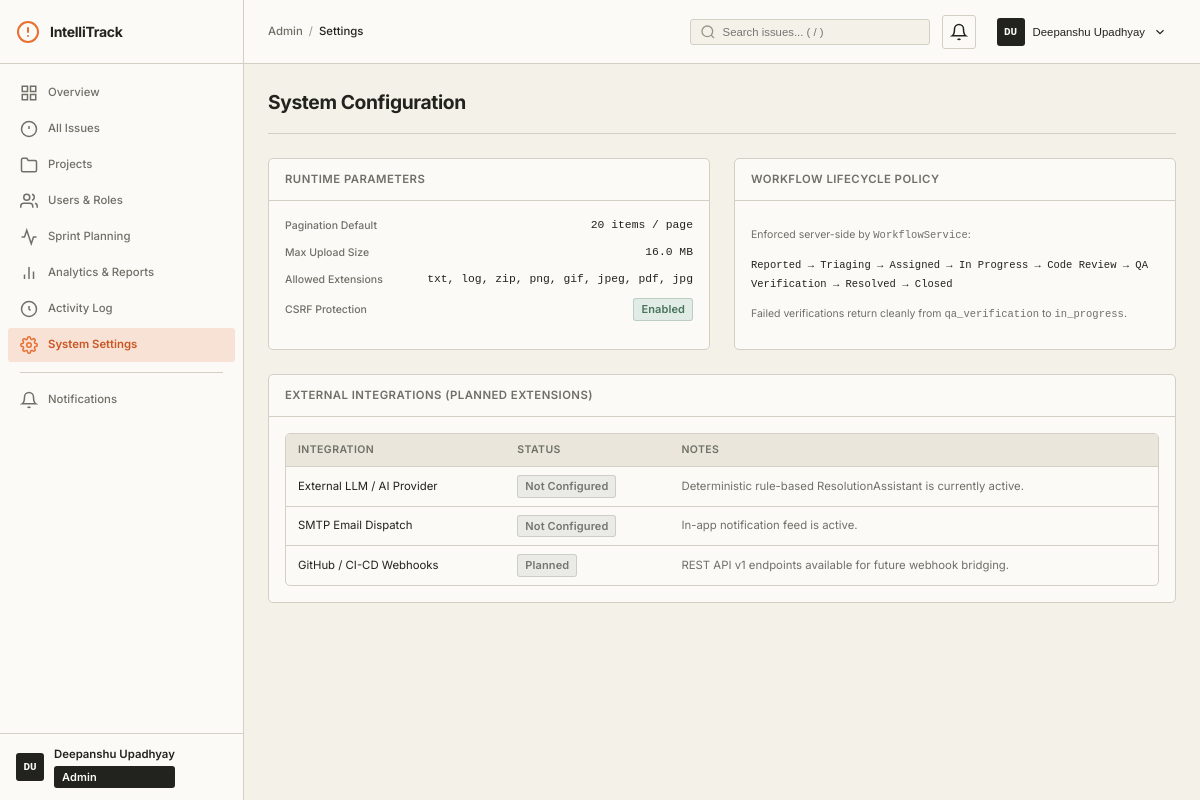
The app's page /admin/settings (signed in) with its own data.
### models/user.py (models this page shows, shortened)
class User(UserMixin, db.Model):
    __tablename__ = 'users'
    ROLE_ADMIN = 'admin'
    ROLE_DEVELOPER = 'developer'
    ROLE_REPORTER = 'reporter'
    VALID_ROLES = [ROLE_ADMIN, ROLE_DEVELOPER, ROLE_REPORTER]
    id = db.Column(db.Integer, primary_key=True)
    username = db.Column(db.String(80), unique=True, nullable=False, index=True)
    email = db.Column(db.String(120), unique=True, nullable=False, index=True)
    password_hash = db.Column(db.String(256), nullable=False)
    first_name = db.Column(db.String(80), nullable=False, default='')
    last_name = db.Column(db.String(80), nullable=False, default='')
    role = db.Column(db.String(20), nullable=False, default=ROLE_REPORTER)
    is_active = db.Column(db.Boolean, default=True, nullable=False)
    created_at = db.Column(db.DateTime, default=datetime.utcnow, nullable=False)
    updated_at = db.Column(db.DateTime, default=datetime.utcnow, onupdate=datetime.utcnow)
    reported_issues = db.relationship('Issue', foreign_keys='Issue.reporter_id', backref='reporter', lazy='dynamic')
    assigned_issues = db.relationship('Issue', foreign_keys='Issue.assignee_id', backref='assignee', lazy='dynamic')
    comments = db.relationship('Comment', backref='author', lazy='dynamic')
    activities = db.relationship('Activity', backref='actor', lazy='dynamic')
    notifications = db.relationship('Notification', backref='user', lazy='dynamic')
    memberships = db.relationship('ProjectMembership', backref='user', lazy='dynamic')
    @property
    def full_name(self):
        name = f"{self.first_name} {self.last_name}".strip()
        return name if name else self.username
    @property
    def initials(self):
        if self.first_name and self.last_name:
            return f"{self.first_name[0]}{self.last_name[0]}".upper()
        return self.username[:2].upper()
    @property
    def is_admin(self):
        return self.role == self.ROLE_ADMIN

### routes/admin.py (the view)
@admin_bp.route('/settings')
def settings():
    return render_template(
        'admin/settings.html',
        app_config=current_app.config,
    )

### models/user.py (called while the page is built)
@login_manager.user_loader
def load_user(user_id):
    return User.query.get(int(user_id))

### routes/admin.py (called while the page is built)
@admin_bp.before_request
@login_required
def require_admin():
    if not current_user.is_admin:
        abort(403)

### services/notification_service.py (called while the page is built)
    @staticmethod
    def get_unread_count(user_id):
        return Notification.query.filter_by(user_id=user_id, is_read=False).count()

### templates/admin/settings.html (shortened to what this page needs)
{% extends "base.html" %}
{% block breadcrumb %}<span class="breadcrumb-item">Admin</span><span class="breadcrumb-sep">/</span><span class="breadcrumb-item">Settings</span>{% endblock %}
{% block page_title %}System Configuration{% endblock %}
{% block content %}
<div class="content-grid">
    <div class="card">
        <div class="card-header"><h3>Runtime Parameters</h3></div>
        <div class="card-body issue-details-list">
            <div class="detail-row"><span class="detail-label">Pagination Default</span><span class="mono">{{ app_config.ITEMS_PER_PAGE }} items / page</span></div>
            <div class="detail-row"><span class="detail-label">Max Upload Size</span><span class="mono">{{ (app_config.MAX_CONTENT_LENGTH / (1024 * 1024))|round(1) }} MB</span></div>
            <div class="detail-row"><span class="detail-label">Allowed Extensions</span><span class="mono">{{ app_config.ALLOWED_EXTENSIONS|join(', ') }}</span></div>
            <div class="detail-row"><span class="detail-label">CSRF Protection</span><span class="badge badge-status badge-resolved">{{ 'Enabled' if app_config.WTF_CSRF_ENABLED else 'Disabled' }}</span></div>
        </div>
    </div>
    <div class="card">
        <div class="card-header"><h3>Workflow Lifecycle Policy</h3></div>
        <div class="card-body">
            <p class="text-muted text-sm" style="margin-bottom:12px">Enforced server-side by <code>WorkflowService</code>:</p>
            <div class="mono text-sm" style="line-height:1.8">
                Reported &rarr; Triaging &rarr; Assigned &rarr; In Progress &rarr; Code Review &rarr; QA Verification &rarr; Resolved &rarr; Closed
            </div>
            <p class="text-muted text-sm" style="margin-top:12px">Failed verifications return cleanly from <code>qa_verification</code> to <code>in_progress</code>.</p>
        </div>
    </div>
</div>
<div class="card" style="margin-top:20px">
    <div class="card-header"><h3>External Integrations (Planned Extensions)</h3></div>
    <div class="card-body">
        <div class="table-responsive">
            <table class="table table-compact">
                <thead><tr><th>Integration</th><th>Status</th><th>Notes</th></tr></thead>
                <tbody>
                    <tr><td>External LLM / AI Provider</td><td><span class="badge badge-status badge-closed">Not Configured</span></td><td class="text-muted">Deterministic rule-based ResolutionAssistant is currently active.</td></tr>
                    <tr><td>SMTP Email Dispatch</td><td><span class="badge badge-status badge-closed">Not Configured</span></td><td class="text-muted">In-app notification feed is active.</td></tr>
                    <tr><td>GitHub / CI-CD Webhooks</td><td><span class="badge badge-status badge-closed">Planned</span></td><td class="text-muted">REST API v1 endpoints available for future webhook bridging.</td></tr>
                </tbody>
            </table>
        </div>
    </div>
</div>
{% endblock %}

### templates/base.html (shortened to what this page needs)
<!DOCTYPE html>
<html lang="en">
<head>
    <link rel="stylesheet" href="{{ url_for('static', filename='css/tokens.css') }}">
    <link rel="stylesheet" href="{{ url_for('static', filename='css/layout.css') }}">
    <link rel="stylesheet" href="{{ url_for('static', filename='css/components.css') }}">
</head>
<body>
    <aside class="sidebar" id="sidebar">
        <div class="sidebar-header">
            <a href="{{ url_for('dashboard.index') }}" class="sidebar-logo">
                <svg width="24" height="24" viewBox="0 0 24 24" fill="none" stroke="currentColor" stroke-width="2" stroke-linecap="round" stroke-linejoin="round"><circle cx="12" cy="12" r="10"/><line x1="12" y1="8" x2="12" y2="12"/><line x1="12" y1="16" x2="12.01" y2="16"/></svg>
                <span>IntelliTrack</span>
            </a>
        </div>
        <nav class="sidebar-nav">
            {% if current_user.is_admin %}
            <a href="{{ url_for('admin.overview') }}" class="nav-item {% if request.endpoint == 'admin.overview' %}active{% endif %}">
                <svg width="18" height="18" viewBox="0 0 24 24" fill="none" stroke="currentColor" stroke-width="2"><rect x="3" y="3" width="7" height="7"/><rect x="14" y="3" width="7" height="7"/><rect x="3" y="14" width="7" height="7"/><rect x="14" y="14" width="7" height="7"/></svg>
                <span>Overview</span>
            </a>
            <a href="{{ url_for('issues.list_issues') }}" class="nav-item {% if request.blueprint == 'issues' %}active{% endif %}">
                <svg width="18" height="18" viewBox="0 0 24 24" fill="none" stroke="currentColor" stroke-width="2"><circle cx="12" cy="12" r="10"/><line x1="12" y1="8" x2="12" y2="12"/><line x1="12" y1="16" x2="12.01" y2="16"/></svg>
                <span>All Issues</span>
            </a>
            <a href="{{ url_for('projects.list_projects') }}" class="nav-item {% if request.blueprint == 'projects' %}active{% endif %}">
                <svg width="18" height="18" viewBox="0 0 24 24" fill="none" stroke="currentColor" stroke-width="2"><path d="M22 19a2 2 0 0 1-2 2H4a2 2 0 0 1-2-2V5a2 2 0 0 1 2-2h5l2 3h9a2 2 0 0 1 2 2z"/></svg>
                <span>Projects</span>
            </a>
            <a href="{{ url_for('admin.users') }}" class="nav-item {% if request.endpoint and 'user' in request.endpoint %}active{% endif %}">
                <svg width="18" height="18" viewBox="0 0 24 24" fill="none" stroke="currentColor" stroke-width="2"><path d="M17 21v-2a4 4 0 0 0-4-4H5a4 4 0 0 0-4 4v2"/><circle cx="9" cy="7" r="4"/><path d="M23 21v-2a4 4 0 0 0-3-3.87"/><path d="M16 3.13a4 4 0 0 1 0 7.75"/></svg>
                <span>Users &amp; Roles</span>
            </a>
            <a href="{{ url_for('sprints.list_sprints') }}" class="nav-item {% if request.blueprint == 'sprints' %}active{% endif %}">
                <svg width="18" height="18" viewBox="0 0 24 24" fill="none" stroke="currentColor" stroke-width="2"><polyline points="22 12 18 12 15 21 9 3 6 12 2 12"/></svg>
                <span>Sprint Planning</span>
            </a>
            <a href="{{ url_for('admin.analytics') }}" class="nav-item {% if request.endpoint == 'admin.analytics' %}active{% endif %}">
                <svg width="18" height="18" viewBox="0 0 24 24" fill="none" stroke="currentColor" stroke-width="2"><line x1="18" y1="20" x2="18" y2="10"/><line x1="12" y1="20" x2="12" y2="4"/><line x1="6" y1="20" x2="6" y2="14"/></svg>
                <span>Analytics &amp; Reports</span>
            </a>
            <a href="{{ url_for('admin.activity_log') }}" class="nav-item {% if request.endpoint == 'admin.activity_log' %}active{% endif %}">
                <svg width="18" height="18" viewBox="0 0 24 24" fill="none" stroke="currentColor" stroke-width="2"><polyline points="12 8 12 12 14 14"/><circle cx="12" cy="12" r="10"/></svg>
                <span>Activity Log</span>
            </a>
            <a href="{{ url_for('admin.settings') }}" class="nav-item {% if request.endpoint == 'admin.settings' %}active{% endif %}">
                <span>System Settings</span>
            </a>
            {% endif %}
            <div class="nav-divider"></div>
            <a href="#" class="nav-item" id="notifications-nav-link">
                <svg width="18" height="18" viewBox="0 0 24 24" fill="none" stroke="currentColor" stroke-width="2"><path d="M18 8A6 6 0 0 0 6 8c0 7-3 9-3 9h18s-3-2-3-9"/><path d="M13.73 21a2 2 0 0 1-3.46 0"/></svg>
                <span>Notifications{% if unread_notifications_count > 0 %} <span class="nav-badge">{{ unread_notifications_count }}</span>{% endif %}</span>
            </a>
        </nav>
        <div class="sidebar-footer">
            <div class="sidebar-user">
                <div class="avatar avatar-sm">{{ current_user.initials }}</div>
                <div class="sidebar-user-info">
                    <span class="sidebar-user-name">{{ current_user.full_name }}</span>
                    <span class="badge badge-role badge-{{ current_user.role }}">{{ current_user.role|title }}</span>
                </div>
            </div>
        </div>
    </aside>
    <div class="main-wrapper">
        <header class="topbar">
            <div class="breadcrumb">
                {% block breadcrumb %}{% endblock %}
            </div>
            <div class="topbar-right">
                <div class="search-wrapper">
                    <input type="text" class="search-input" id="globalSearch" placeholder="Search issues... ( / )" autocomplete="off">
                </div>
                <div class="topbar-notifications" id="notificationsContainer">
                    <button class="topbar-icon-btn" id="notificationsToggle" aria-label="Notifications">
                        <svg width="18" height="18" viewBox="0 0 24 24" fill="none" stroke="currentColor" stroke-width="2"><path d="M18 8A6 6 0 0 0 6 8c0 7-3 9-3 9h18s-3-2-3-9"/><path d="M13.73 21a2 2 0 0 1-3.46 0"/></svg>
                    </button>
                </div>
                <div class="topbar-user-menu">
                    <button class="topbar-user-btn" id="userMenuToggle">
                        <div class="avatar avatar-sm">{{ current_user.initials }}</div>
                        <span class="topbar-user-name">{{ current_user.full_name }}</span>
                        <svg width="14" height="14" viewBox="0 0 24 24" fill="none" stroke="currentColor" stroke-width="2"><polyline points="6 9 12 15 18 9"/></svg>
                    </button>
                </div>
            </div>
        </header>
        <main class="content">
            <div class="page-header">
                <div class="page-header-left">
                    <h1 class="page-title">{% block page_title %}Dashboard{% endblock %}</h1>
                </div>
            </div>
            {% block content %}{% endblock %}
        </main>
    </div>
</body>
</html>

### static/css/tokens.css (style rules this page uses)
:root { --paper: #F4F1E9; --surface: #FBFAF6; --surface-muted: #EAE6DC; --ink: #22231F; --ink-muted: #6F7068; --ink-faint: #96968D; --line: #D3CFC4; --line-strong: #89877D; --accent: #E76F32; --accent-hover: #C95623; --accent-soft: #F7E2D5; --status-open: #476D8A; --status-open-soft: #E5EDF2; --status-progress: #B67B25; --status-progress-soft: #F4EAD9; --status-resolved: #48745A; --status-resolved-soft: #E2ECE6; --status-closed: #74766F; --status-closed-soft: #EAEAE7; --status-critical: #B33A32; --status-critical-soft: #F6E0DE; --font-body: "Inter", "Helvetica Neue", Arial, sans-serif; --font-mono: "SFMono-Regular", Consolas, "Liberation Mono", monospace; --text-xs: 0.75rem; --text-sm: 0.8125rem; --text-base: 0.875rem; --text-md: 1rem; --text-lg: 1.125rem; --text-xl: 1.375rem; --text-2xl: 1.75rem; --space-xs: 4px; --space-sm: 8px; --space-md: 12px; --space-lg: 16px; --space-xl: 24px; --space-2xl: 32px; --sidebar-width: 244px; --topbar-height: 64px; --radius-sm: 3px; --radius-md: 5px; --radius-lg: 8px; --shadow-sm: 0 1px 2px rgba(34, 35, 31, 0.05); --shadow-md: 0 4px 12px rgba(34, 35, 31, 0.08); --transition-fast: 150ms ease; --transition-normal: 200ms ease; --z-base: 1; --z-sidebar: 40; --z-topbar: 30; --z-dropdown: 60; --z-modal: 100; --z-toast: 120; }

### records on screen
User: initials "DU", full_name "Deepanshu Upadhyay", role "Admin"

### other values on screen
{{ app_config.ITEMS_PER_PAGE }} "20"
{{ (app_config.MAX_CONTENT_LENGTH / (1024 * 1024))|round(1) }} "16.0"
{{ app_config.ALLOWED_EXTENSIONS|join(', ') }} "txt, log, zip, png, gif, jpeg, pdf, jpg"
{{ 'Enabled' if app_config.WTF_CSRF_ENABLED else 'Disabled' }} "Enabled"
